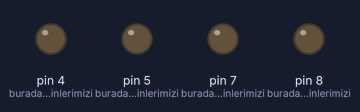
Bench run of a sketch on a simulated Arduino Uno, built with avr-gcc and run on an emulated ATmega328P. Shown: output pins drawn as LEDs (lit = HIGH).

Above: at 0.1 s.
At 0.95 s:
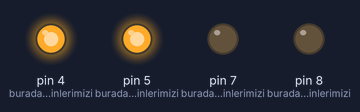
At 39.8 s:
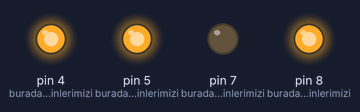
Timing chart, 0 to 40.0 s (numbered marks = the images above):
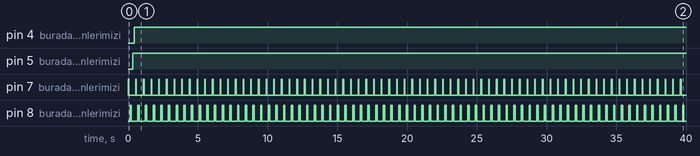

Measured:
- by itself, pin 4 (burada_çıkış_pinlerimizi): LOW → HIGH at 0.45 s
- by itself, pin 5 (burada_çıkış_pinlerimizi): LOW → HIGH at 0.35 s
- by itself, pin 7 (burada_çıkış_pinlerimizi): alternates HIGH for 0.05 s and LOW for 0.50 s
- by itself, pin 8 (burada_çıkış_pinlerimizi): alternates HIGH for 0.10 s and LOW for 0.45 s

The sketch:

blink_app2_with_four_leds.ino
```cpp
void setup() {
  // bir kez çalıştırmak için kurulum kodunuzu buraya koyuyoruz:
pinMode(7, OUTPUT);    //burada çıkış pinlerimizi belirtiriyoruz mesela bu 7.pin:
pinMode(8, OUTPUT);    //burada çıkış pinlerimizi belirtiriyoruz mesela bu 8.pin:
pinMode(5, OUTPUT);    //burada çıkış pinlerimizi belirtiriyoruz mesela bu 5.pin:
pinMode(4, OUTPUT);    //burada çıkış pinlerimizi belirtiriyoruz mesela bu 4.pin:
}

void loop() {
  // sürekli tekrar edilen kodlar buraya yazılıcaktır:
digitalWrite(7, HIGH);  //burada ledin high yani yüksek duruma gelip yanıyor :
delay(50);      //50 milisaniye bekliyoruz :
digitalWrite(7, LOW);   //burada ledin low yani düşük duruma gelip sönüyor:
delay(100);     //100 milisaniye bekliyoruz :

digitalWrite(8, HIGH); //burada ledin high yani yüksek duruma gelip yanıyor :
delay(100);     //100 milisaniye bekliyoruz :
digitalWrite(8, LOW);  //burada ledin low yani düşük duruma gelip sönüyor:
delay(100);     //100 milisaniye bekliyoruz :

digitalWrite(5, HIGH);  //burada ledin high yani yüksek duruma gelip yanıyor :
delay(100);    //100 milisaniye bekliyoruz fakat buradaki led 100 milisaniye yanıp sönücektir :

digitalWrite(4, HIGH);   //burada ledin high yani yüksek duruma gelip yanıyor :
delay(100);   //100 milisaniye bekliyoruz fakat buradaki led 100 milisaniye yanıp sönücektir :


}
```
